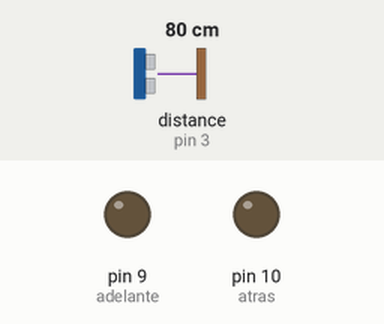
Recording of a sketch running on a simulated Arduino Uno, built with avr-gcc and run on an emulated ATmega328P. Parts: output pins drawn as LEDs (lit = HIGH). Wiring (inferred from the names in the program): ultrasonic range finder: trigger pin 2; echo pin 3. Inputs (shaded band) come from the test bench; at power-on: distance to the obstacle (sensor on pin 3) 80 cm. The echo pulse lasts 58.3 µs per cm; pins used as bus, display or sensor lines are not drawn; what the sketch prints to the serial monitor is not drawn.

Above: at 0.1 s.
At 6.2 s:
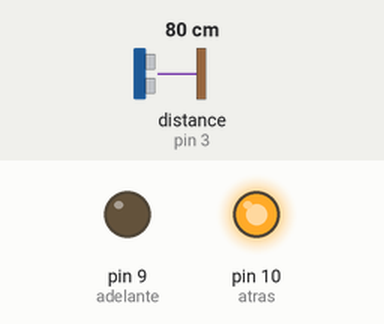
6.3 s: distance to the obstacle (sensor on pin 3) set to 2 cm
At 6.6 s:
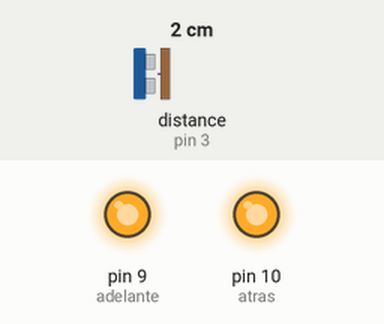
Timing chart, 0 to 9.3 s (numbered marks = the images above; inputs shaded):
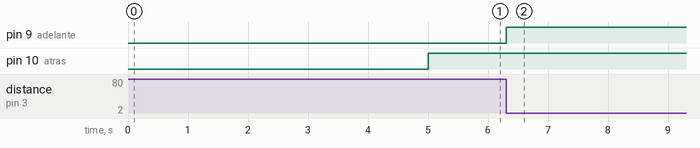

The sketch:

Codigo_Proyecto.ino
```cpp
/*  Proyecto final _ control de distancia delantera de carrito*/


/*  --------------------------  ENTRADA   --------------------------  */
// Configuración del sensor ultrasónico
const int Trigger = 2;   //Pin digital 2 para el Trigger del sensor
const int Echo = 3;   //Pin digital 3 para el echo del sensor
long t; //timepo que demora en llegar el eco
long d; //distancia en centimetros


int posDes = 20;     //Posición deseada
double posAct = 0;       //Posición Actual
double error = 0;   //ERROR

//Límites de ENTRADA (basado en error)
// ERROR NEGATIVO
int en0 = -20 ;   int en1 = 0 ;
double erN1 ;   double erN3;  double erN4 ;
double FEN ;
//ERROR MEDIO (CASI NULO)
int em0 = -15;     int em1 = 15 ;
double em2 = (em0 + em1) / 2 ;
double erM1 ;  double erM2 ;  double erM3;  double erM4 ;
double FEM ;
//ERROR POSITIVO
int ep0 = 0 ;    int ep1 = 20;
double erP1 ;  double erP2 ;  double erP4 ;
double FEP ;


/*  --------------------------  SALIDA   --------------------------  */
//Voltaje NEGATIVO
double SVN[] = {1, 0.8, 0.6, 0.4, 0.2, 0, 0, 0, 0};
//Voltaje MEDIO
double SVM[] = {0,0,0.3,0.6,1,0.6,0.3,0,0} ;
//Voltaje POSITIVO
double SVP[] = {0,0,0,0,0.2,0.4,0.6,0.8,1};

//Vector de salida
double y[] = { -5,-3,-2,-1,0,1,2,3,5};

// *****************    Datos de salida, ACTIVACIÓN DE PUENTE H ************************
int adelante = 9 ;
int atras = 10 ;

/*  --------------------------  CENTROIDE   --------------------------  */
double R1[9];    double R2[9];    double R3[9];
double C0 = 0; double C1 = 0; double C2 = 0;
double C3 = 0; double C4 = 0; double C5 = 0;
double C6 = 0; double C7 = 0; double C8 = 0;

double sumaMult;   double sumaCE;
double salidaFisica;


void setup() {
  Serial.begin(9600);
  pinMode(adelante, OUTPUT);
  pinMode(atras, OUTPUT);
  pinMode(Trigger, OUTPUT); //pin como salida
  pinMode(Echo, INPUT);  //pin como entrada
  digitalWrite(Trigger, LOW);//Inicializamos el pin con 0
  Serial.print("Esperamos unos segunditos para comenzar: ");
  delay(5000);
}

void loop() {

  digitalWrite(Trigger, HIGH);
  delayMicroseconds(10);          //Enviamos un pulso de 10us
  digitalWrite(Trigger, LOW);

  t = pulseIn(Echo, HIGH); //obtenemos el ancho del pulso
  d = t/59;             //escalamos el tiempo a una distancia en cm

  erN1 = 0; erN3 = 0; erN4 = 0;
  erM1 = 0; erM2 = 0; erM3 = 0; erM4 = 0;
  erP1 = 0; erP2 = 0; erP4 = 0;
  //error = posDes - map(d, 0, 1024, -90, 90);
  error = posDes - d;
  //Error = PosiciónDeseada - PosiciónActual
  //error = (posAct*100)/1023.0;

  //Funcipon de membresia (ERROR NEGATIVO)
  if (error <= en0)    {    erN1 = 1;  }
  if ( en0 < error && error <= en1 )    {    erN3 = (en1 - error) / (en1 - en0);  }
  if ( error >= en1 )    {    erN4 = 0;  }
  FEN = (erN1 + erN3 + erN4);

  //Funcion de membresia (ERROR MEDIO)
  if (error <= em0)    {    erM1 = 0;  }
  if ( em0 < error && error <= em2 )    {    erM2 = (error - em0) / (em2 - em0);  }
  if ( em2 < error && error <= em1 )    {    erM3 = (em1 - error) / (em1 - em2);  }
  if ( error >= em1 )    {    erM4 = 0;  }
  FEM = (erM1 + erM2 + erM3 + erM4);

  //Funcipon de membresia (ERROR POSITIVO)
  if (error <= ep0)    {    erP1 = 0;  }
  if ( ep0 < error && error <= ep1 )    {    erP2 = (error - ep0) / (ep1 - ep0);}
  if ( ep1 < error )    {    erP4 = 1;  }
  FEP = (erP1 + erP2 + erP4);

  /*Serial.print("ErrNeg: ");   Serial.println(FEN);
    Serial.print("ErrMed: ");   Serial.println(FEM);
    Serial.print("ErrPos: ");   Serial.println(FEP);*/
  /*Serial.print(adelante);    Serial.print(",");
  Serial.print(atras);    Serial.print(",");
  Serial.print(salidaFisica);   Serial.print(",");    */
  Serial.println(d);
  REGLAS();
  DEFUZZ();

  //delay(10);
}


void REGLAS() {
  R1[0] = min(FEN, SVP[0]);
  R2[0] = min(FEM, SVM[0]);
  R3[0] = min(FEP, SVN[0]);
  C0 = max(R1[0], max(R2[0], R3[0]));
  R1[1] = min(FEN, SVP[1]);
  R2[1] = min(FEM, SVM[1]);
  R3[1] = min(FEP, SVN[1]);
  C1 = max(R1[1], max(R2[1], R3[1]));
  R1[2] = min(FEN, SVP[2]);
  R2[2] = min(FEM, SVM[2]);
  R3[2] = min(FEP, SVN[2]);
  C2 = max(R1[2], max(R2[2], R3[2]));
  R1[3]=min(FEN,SVP[3]);
  R2[3]=min(FEM,SVM[3]);
  R3[3]=min(FEP,SVN[3]);
  C3=max(R1[3],max(R2[3],R3[3]));
  R1[4]=min(FEN,SVP[4]);
  R2[4]=min(FEM,SVM[4]);
  R3[4]=min(FEP,SVN[4]);
  C4=max(R1[4],max(R2[4],R3[4]));
  R1[5]=min(FEN,SVP[5]);
  R2[5]=min(FEM,SVM[5]);
  R3[5]=min(FEP,SVN[5]);
  C5=max(R1[5],max(R2[5],R3[5]));
  R1[6]=min(FEN,SVP[6]);
  R2[6]=min(FEM,SVM[6]);
  R3[6]=min(FEP,SVN[6]);
  C6=max(R1[6],max(R2[6],R3[6]));
  R1[7]=min(FEN,SVP[7]);
  R2[7]=min(FEM,SVM[7]);
  R3[7]=min(FEP,SVN[7]);
  C7=max(R1[7],max(R2[7],R3[7]));
  R1[8]=min(FEN,SVP[8]);
  R2[8]=min(FEM,SVM[8]);
  R3[8]=min(FEP,SVN[8]);
  C8=max(R1[8],max(R2[8],R3[8]));

  sumaMult = (C0*y[0] + C1*y[1] + C2*y[2] + C3*y[3]+C4*y[4]+C5*y[5]+C6*y[6]+C7*y[7]+C8*y[8]);
  sumaCE = C0+C1+C2+C3+C4+C5+C6+C7+C8;

}

void DEFUZZ() {
  salidaFisica = sumaMult / sumaCE;

  if (salidaFisica < 0)   {digitalWrite(adelante, HIGH);}
  else if (salidaFisica > 0)   {digitalWrite(atras, HIGH);}
  //if (salidaFisica == 0)   {digitalWrite(atras, LOW); digitalWrite(adelante, LOW);}

  else {digitalWrite(adelante, LOW); digitalWrite(atras, LOW);}

}
```

Measured:
- after the input at 6.3 s, pin 9 (adelante): LOW → HIGH at once
